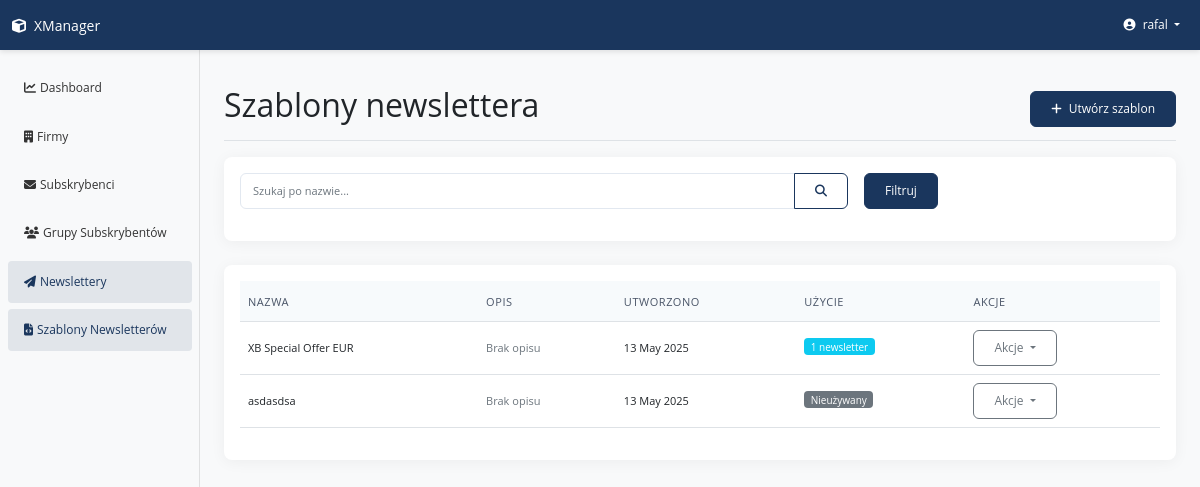
The app's page /newsletter/templates/ (signed in) with its own data.
### apps/newsletter/models.py (models this page shows, shortened)
class NewsletterTemplate(CoreModel):
    name = models.CharField(max_length=100, verbose_name="Template name")
    description = models.TextField(
        blank=True, null=True, verbose_name="Description")
    html_content = models.TextField(verbose_name="HTML content")
    class Meta:
        verbose_name = "Newsletter template"
        verbose_name_plural = "Newsletter templates"
        ordering = ['-created_at']

### apps/newsletter/views.py (the view)
# urls.py: path('templates/', views.NewsletterTemplateListView.as_view(),
class NewsletterTemplateListView(LoginRequiredMixin, ListView):
    model = NewsletterTemplate
    template_name = 'newsletter/template_list.html'
    context_object_name = 'templates'
    paginate_by = 10

### templates/newsletter/template_list.html (shortened to what this page needs)
{% extends "base.html" %}
{% load static %}
{% block page_title %}Szablony newslettera{% endblock %}
{% block page_actions %}
    <a href="{% url 'newsletter:template_create' %}" class="btn btn-primary">
        <i class="fas fa-plus me-1"></i> Utwórz szablon
    </a>
{% endblock %}
{% block content %}
    <div class="card mb-4">
        <div class="card-body">
            <form method="get" action="{% url 'newsletter:template_list' %}" class="row g-3">
                <div class="col-md-8">
                    <div class="input-group">
                        <input type="text" class="form-control" name="search" placeholder="Szukaj po nazwie..."
                               value="{{ request.GET.search|default:'' }}">
                        <button class="btn btn-outline-primary" type="submit">
                            <i class="fas fa-search"></i>
                        </button>
                    </div>
                </div>
                <div class="col-md-4">
                    <button type="submit" class="btn btn-primary">Filtruj</button>
                </div>
            </form>
        </div>
    </div>
    <div class="card">
        <div class="card-body">
            {% if templates %}
                <div class="table-responsive">
                    <table class="table table-hover">
                        <thead>
                            <tr>
                                <th>Nazwa</th>
                                <th>Opis</th>
                                <th>Utworzono</th>
                                <th>Użycie</th>
                                <th>Akcje</th>
                            </tr>
                        </thead>
                        <tbody>
                            {% for template in templates %}
                                <tr>
                                    <td>{{ template.name }}</td>
                                    <td>
                                        {% if template.description %}
                                            {{ template.description|truncatechars:50 }}
                                        {% else %}
                                            <span class="text-muted">Brak opisu</span>
                                        {% endif %}
                                    </td>
                                    <td>{{ template.created_at|date:"d M Y" }}</td>
                                    <td>
                                        {% with count=template.newsletters.count %}
                                            {% if count > 0 %}
                                                <span class="badge bg-info">{{ count }} newsletter{{ count|pluralize:"y" }}</span>
                                            {% else %}
                                                <span class="badge bg-secondary">Nieużywany</span>
                                            {% endif %}
                                        {% endwith %}
                                    </td>
                                    <td>
                                        <div class="dropdown">
                                            <button class="btn btn-sm btn-outline-secondary dropdown-toggle" type="button" id="actionDropdown{{ template.id }}" data-bs-toggle="dropdown" aria-expanded="false">
                                                Akcje
                                            </button>
                                        </div>
                                    </td>
                                </tr>
                            {% endfor %}
                        </tbody>
                    </table>
                </div>
            {% endif %}
        </div>
    </div>
{% endblock %}

### templates/navbar.html (shortened to what this page needs)
    <nav class="navbar navbar-expand-lg navbar-dark bg-primary sticky-top">
        <div class="container-fluid">
            <a class="navbar-brand" href="{% url 'home' %}">
                <i class="fas fa-cube me-2"></i>XManager
            </a>
            <div class="collapse navbar-collapse" id="navbarNav">
                <ul class="navbar-nav">
                    <li class="nav-item dropdown">
                        <a class="nav-link dropdown-toggle" href="#" id="userDropdown" role="button" data-bs-toggle="dropdown" aria-expanded="false">
                            <i class="fas fa-user-circle me-1"></i> {{ request.user.username }}
                        </a>
                    </li>
                </ul>
            </div>
        </div>
    </nav>

### static/css/style.css (style rules this page uses)
body { font-family: 'Open Sans', -apple-system, BlinkMacSystemFont, 'Segoe UI', Roboto, 'Helvetica Neue', Arial, sans-serif; background-color: #f8f9fa; font-size: 12px !important; }
.navbar { box-shadow: 0 2px 5px rgba(0, 0, 0, 0.1); z-index: 1030; background-color: #1a365d !important; }
.navbar .navbar-brand, .navbar .nav-link { color: #ffffff; font-size: 12px !important; }
.navbar .navbar-brand { font-size: 14px !important; }
.card { border-radius: 8px; box-shadow: 0 2px 15px rgba(0, 0, 0, 0.05); border: none; margin-bottom: 20px; }
.form-control, .form-select, .input-group-text, .form-control-sm, .form-select-sm, .input-group-sm>.form-control, .input-group-sm>.input-group-text, .input-group-sm>.btn { font-size: 11px !important; padding: 0.5rem 0.75rem; border-color: #e2e8f0; border-radius: 6px; }
.btn { font-weight: 500; padding: 0.5rem 1.25rem; border-radius: 6px; font-size: 12px !important; }
.btn-sm { padding: 0.5rem 1.25rem !important; font-size: 12px !important; border-radius: 6px !important; }
.btn-primary { background-color: #1a365d; border-color: #1a365d; }
.btn-outline-primary { color: #1a365d; border-color: #1a365d; }
.table { font-size: 12px !important; }
.table th { background-color: #f7fafc; font-weight: 500; color: #4a5568; text-transform: uppercase; font-size: 11px !important; letter-spacing: 0.05em; }
.table td, .table th, .table-sm td, .table-sm th { padding: 0.5rem !important; vertical-align: middle !important; line-height: 1.2; font-size: 11px !important; }
.table tr { height: 40px; }
.badge { font-weight: 400; font-size: 10px !important; padding: 0.35em 0.65em; border-radius: 4px; display: inline-block; margin-bottom: 0.15rem; }
.mb-4 { margin-bottom: 1.5rem !important; }
.row>div { margin-bottom: 1rem; }

### records on screen
NewsletterTemplate: name "XB Special Offer EUR", description "Brak opisu", created_at "13 May 2025", newsletters.count "1"
NewsletterTemplate: name "asdasdsa", description "Brak opisu", created_at "13 May 2025", shows "Nieużywany"

### other values on screen
{{ request.user.username }} "rafal"
